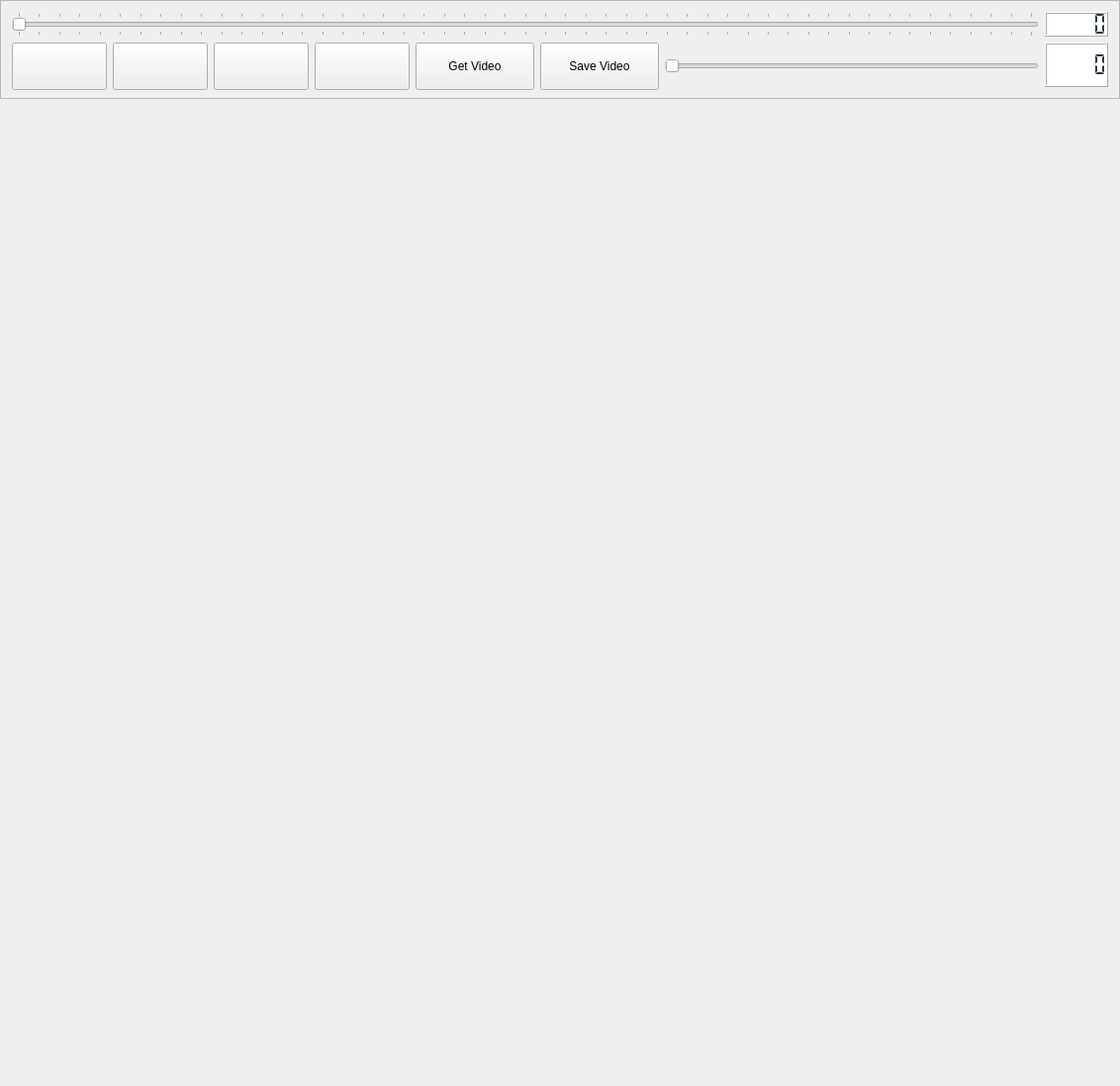
<?xml version="1.0" encoding="UTF-8"?>
<ui version="4.0">
 <class>DisplayVideo</class>
 <widget class="QWidget" name="DisplayVideo">
  <property name="geometry">
   <rect>
    <x>0</x>
    <y>0</y>
    <width>1132</width>
    <height>1098</height>
   </rect>
  </property>
  <property name="minimumSize">
   <size>
    <width>0</width>
    <height>0</height>
   </size>
  </property>
  <property name="windowTitle">
   <string/>
  </property>
  <property name="styleSheet">
   <string notr="true"/>
  </property>
  <layout class="QGridLayout" name="gridLayout_4">
   <property name="leftMargin">
    <number>0</number>
   </property>
   <property name="topMargin">
    <number>0</number>
   </property>
   <property name="rightMargin">
    <number>0</number>
   </property>
   <property name="bottomMargin">
    <number>0</number>
   </property>
   <property name="spacing">
    <number>0</number>
   </property>
   <item row="0" column="0">
    <widget class="QFrame" name="framePlayerControls">
     <property name="maximumSize">
      <size>
       <width>16777215</width>
       <height>100</height>
      </size>
     </property>
     <property name="styleSheet">
      <string notr="true">/*QFrame{
     background:rgb(249,247,248);
border: 0px;
}
QSlider::handle:horizontal {
  	background-color: rgb(0, 95, 135);		
    border: 0px outset #8f8f91;
	border-radius:0px;
    width: 30px;
    height: 48px;
    margin: -30px -30px;
}
*/</string>
     </property>
     <property name="frameShape">
      <enum>QFrame::StyledPanel</enum>
     </property>
     <property name="frameShadow">
      <enum>QFrame::Sunken</enum>
     </property>
     <layout class="QGridLayout" name="gridLayout_3">
      <item row="0" column="0" colspan="7">
       <layout class="QGridLayout" name="gridLayout">
        <item row="0" column="0">
         <widget class="QSlider" name="horizontalSliderCurrentVideoFrame">
          <property name="sizePolicy">
           <sizepolicy hsizetype="Expanding" vsizetype="Fixed">
            <horstretch>0</horstretch>
            <verstretch>0</verstretch>
           </sizepolicy>
          </property>
          <property name="minimumSize">
           <size>
            <width>0</width>
            <height>0</height>
           </size>
          </property>
          <property name="toolTip">
           <string>Current Video Frame Number</string>
          </property>
          <property name="styleSheet">
           <string notr="true">/*QSlider {
    height: 48px;
   	background-color:rgb(249,247,248);	
}

QSlider::groove:horizontal {
    border: 1px solid rgb(0, 0, 0);
    height: 5px;
    background-color: rgb(64, 77, 83 );
}


QSlider::handle:horizontal {
  	background-color: rgb(0, 95, 135);		
    width: 30px;
    height: 48px;
   margin: -20px -0px;
}*/
</string>
          </property>
          <property name="maximum">
           <number>100</number>
          </property>
          <property name="pageStep">
           <number>1</number>
          </property>
          <property name="sliderPosition">
           <number>0</number>
          </property>
          <property name="tracking">
           <bool>true</bool>
          </property>
          <property name="orientation">
           <enum>Qt::Horizontal</enum>
          </property>
          <property name="invertedAppearance">
           <bool>false</bool>
          </property>
          <property name="invertedControls">
           <bool>false</bool>
          </property>
          <property name="tickPosition">
           <enum>QSlider::TicksBothSides</enum>
          </property>
          <property name="tickInterval">
           <number>2</number>
          </property>
         </widget>
        </item>
        <item row="0" column="1">
         <widget class="QLCDNumber" name="lcdNumberCurrentVideoFrameNumber">
          <property name="font">
           <font>
            <pointsize>8</pointsize>
           </font>
          </property>
          <property name="styleSheet">
           <string notr="true">QLCDNumber{
     color:rgb(39,51,66);
     background:rgb(255,255,255);
}</string>
          </property>
          <property name="segmentStyle">
           <enum>QLCDNumber::Flat</enum>
          </property>
         </widget>
        </item>
       </layout>
      </item>
      <item row="1" column="0">
       <widget class="QPushButton" name="pushButtonStop">
        <property name="sizePolicy">
         <sizepolicy hsizetype="Expanding" vsizetype="Fixed">
          <horstretch>0</horstretch>
          <verstretch>0</verstretch>
         </sizepolicy>
        </property>
        <property name="minimumSize">
         <size>
          <width>0</width>
          <height>48</height>
         </size>
        </property>
        <property name="maximumSize">
         <size>
          <width>96</width>
          <height>48</height>
         </size>
        </property>
        <property name="toolTip">
         <string>Stop Video</string>
        </property>
        <property name="styleSheet">
         <string notr="true">/*QPushButton{
    background-color: rgb(64, 77, 83 );
   color: rgb(255, 255, 255 );
   
   font-size: 16px;
   font-weight: bold;
   font-family: Siemens Sans;
  border: none;
}
QPushButton:pressed {
      border: 2px solid rgb(148,182, 231 ); 
 }
*/

</string>
        </property>
        <property name="text">
         <string/>
        </property>
        <property name="iconSize">
         <size>
          <width>32</width>
          <height>32</height>
         </size>
        </property>
       </widget>
      </item>
      <item row="1" column="1">
       <widget class="QPushButton" name="pushButtonBackward">
        <property name="sizePolicy">
         <sizepolicy hsizetype="Expanding" vsizetype="Fixed">
          <horstretch>0</horstretch>
          <verstretch>0</verstretch>
         </sizepolicy>
        </property>
        <property name="minimumSize">
         <size>
          <width>0</width>
          <height>48</height>
         </size>
        </property>
        <property name="maximumSize">
         <size>
          <width>96</width>
          <height>48</height>
         </size>
        </property>
        <property name="toolTip">
         <string>Skip Backward</string>
        </property>
        <property name="styleSheet">
         <string notr="true">/*QPushButton{
    background-color: rgb(64, 77, 83 );
   color: rgb(255, 255, 255 );
  
   font-size: 16px;
   font-weight: bold;
   font-family: Siemens Sans;
  border: none;
}
QPushButton:pressed {
      border: 2px solid rgb(148,182, 231 ); 
 }
*/
</string>
        </property>
        <property name="text">
         <string/>
        </property>
        <property name="iconSize">
         <size>
          <width>32</width>
          <height>32</height>
         </size>
        </property>
       </widget>
      </item>
      <item row="1" column="2">
       <widget class="QPushButton" name="pushButtonStart">
        <property name="sizePolicy">
         <sizepolicy hsizetype="Expanding" vsizetype="Fixed">
          <horstretch>0</horstretch>
          <verstretch>0</verstretch>
         </sizepolicy>
        </property>
        <property name="minimumSize">
         <size>
          <width>0</width>
          <height>48</height>
         </size>
        </property>
        <property name="maximumSize">
         <size>
          <width>96</width>
          <height>48</height>
         </size>
        </property>
        <property name="toolTip">
         <string>Play Video</string>
        </property>
        <property name="autoFillBackground">
         <bool>false</bool>
        </property>
        <property name="styleSheet">
         <string notr="true">/*QPushButton{
    background-color: rgb(64, 77, 83 );
   color: rgb(255, 255, 255 );
   
   font-size: 16px;
   font-weight: bold;
   font-family: Siemens Sans;
  border: none;
}
QPushButton:pressed {
      border: 2px solid rgb(148,182, 231 ); 
 }
*/
</string>
        </property>
        <property name="text">
         <string/>
        </property>
        <property name="iconSize">
         <size>
          <width>32</width>
          <height>32</height>
         </size>
        </property>
       </widget>
      </item>
      <item row="1" column="3">
       <widget class="QPushButton" name="pushButtonForward">
        <property name="sizePolicy">
         <sizepolicy hsizetype="Expanding" vsizetype="Fixed">
          <horstretch>0</horstretch>
          <verstretch>0</verstretch>
         </sizepolicy>
        </property>
        <property name="minimumSize">
         <size>
          <width>0</width>
          <height>48</height>
         </size>
        </property>
        <property name="maximumSize">
         <size>
          <width>96</width>
          <height>48</height>
         </size>
        </property>
        <property name="toolTip">
         <string>Skip Foreward</string>
        </property>
        <property name="styleSheet">
         <string notr="true">/*QPushButton{
    background-color: rgb(64, 77, 83 );
   color: rgb(255, 255, 255 );
   
   font-size: 16px;
   font-weight: bold;
   font-family: Siemens Sans;
  border: none;
}
QPushButton:pressed {
      border: 2px solid rgb(148,182, 231 ); 
 }
*/
</string>
        </property>
        <property name="text">
         <string/>
        </property>
        <property name="iconSize">
         <size>
          <width>32</width>
          <height>32</height>
         </size>
        </property>
       </widget>
      </item>
      <item row="1" column="4">
       <widget class="QPushButton" name="pushButtonGetNewVideo">
        <property name="sizePolicy">
         <sizepolicy hsizetype="Expanding" vsizetype="Fixed">
          <horstretch>0</horstretch>
          <verstretch>0</verstretch>
         </sizepolicy>
        </property>
        <property name="minimumSize">
         <size>
          <width>120</width>
          <height>48</height>
         </size>
        </property>
        <property name="maximumSize">
         <size>
          <width>120</width>
          <height>48</height>
         </size>
        </property>
        <property name="toolTip">
         <string>Skip Foreward</string>
        </property>
        <property name="styleSheet">
         <string notr="true">/*QPushButton{
    background-color: rgb(64, 77, 83 );
   color: rgb(255, 255, 255 );
   
   font-size: 16px;
   font-weight: bold;
   font-family: Siemens Sans;
  border: none;
}
QPushButton:pressed {
      border: 2px solid rgb(148,182, 231 ); 
 }
*/
</string>
        </property>
        <property name="text">
         <string>Get Video</string>
        </property>
        <property name="iconSize">
         <size>
          <width>32</width>
          <height>32</height>
         </size>
        </property>
       </widget>
      </item>
      <item row="1" column="5">
       <widget class="QPushButton" name="pushButtonSaveVideo">
        <property name="sizePolicy">
         <sizepolicy hsizetype="Expanding" vsizetype="Fixed">
          <horstretch>0</horstretch>
          <verstretch>0</verstretch>
         </sizepolicy>
        </property>
        <property name="minimumSize">
         <size>
          <width>120</width>
          <height>48</height>
         </size>
        </property>
        <property name="maximumSize">
         <size>
          <width>120</width>
          <height>48</height>
         </size>
        </property>
        <property name="toolTip">
         <string>Skip Foreward</string>
        </property>
        <property name="styleSheet">
         <string notr="true">/*QPushButton{
    background-color: rgb(64, 77, 83 );
   color: rgb(255, 255, 255 );
   
   font-size: 16px;
   font-weight: bold;
   font-family: Siemens Sans;
  border: none;
}
QPushButton:pressed {
      border: 2px solid rgb(148,182, 231 ); 
 }
*/
</string>
        </property>
        <property name="text">
         <string>Save Video</string>
        </property>
        <property name="iconSize">
         <size>
          <width>32</width>
          <height>32</height>
         </size>
        </property>
       </widget>
      </item>
      <item row="1" column="6">
       <layout class="QGridLayout" name="gridLayout_2">
        <item row="0" column="0">
         <widget class="QSlider" name="horizontalSliderVideoFrameRate">
          <property name="minimumSize">
           <size>
            <width>0</width>
            <height>48</height>
           </size>
          </property>
          <property name="toolTip">
           <string>Video Frames Per Second</string>
          </property>
          <property name="styleSheet">
           <string notr="true">/*QSlider {
    height: 48px;
   	background-color:rgb(249,247,248);	
}

QSlider::groove:horizontal {
    border: 1px solid rgb(0, 0, 0);
    height: 5px;
    background-color: rgb(64, 77, 83 );
}


QSlider::handle:horizontal {
  	background-color: rgb(0, 95, 135);		
    width: 30px;
    height: 48px;
margin: -20px -0px;
}
*/</string>
          </property>
          <property name="minimum">
           <number>1</number>
          </property>
          <property name="maximum">
           <number>150</number>
          </property>
          <property name="value">
           <number>1</number>
          </property>
          <property name="sliderPosition">
           <number>1</number>
          </property>
          <property name="orientation">
           <enum>Qt::Horizontal</enum>
          </property>
          <property name="tickPosition">
           <enum>QSlider::NoTicks</enum>
          </property>
         </widget>
        </item>
        <item row="0" column="1">
         <widget class="QLCDNumber" name="lcdNumberSetVideoFramesPerSecond">
          <property name="minimumSize">
           <size>
            <width>0</width>
            <height>0</height>
           </size>
          </property>
          <property name="styleSheet">
           <string notr="true">QLCDNumber{
     color:rgb(39,51,66);
     background:rgb(255,255,255);
}</string>
          </property>
          <property name="segmentStyle">
           <enum>QLCDNumber::Flat</enum>
          </property>
         </widget>
        </item>
       </layout>
      </item>
     </layout>
    </widget>
   </item>
   <item row="1" column="0">
    <widget class="QFrame" name="frameliveImage">
     <property name="sizePolicy">
      <sizepolicy hsizetype="Preferred" vsizetype="Preferred">
       <horstretch>0</horstretch>
       <verstretch>0</verstretch>
      </sizepolicy>
     </property>
     <property name="styleSheet">
      <string notr="true"/>
     </property>
     <property name="frameShape">
      <enum>QFrame::NoFrame</enum>
     </property>
     <property name="frameShadow">
      <enum>QFrame::Raised</enum>
     </property>
     <property name="lineWidth">
      <number>0</number>
     </property>
     <layout class="QGridLayout" name="gridLayout_6">
      <property name="leftMargin">
       <number>0</number>
      </property>
      <property name="topMargin">
       <number>0</number>
      </property>
      <property name="rightMargin">
       <number>0</number>
      </property>
      <property name="bottomMargin">
       <number>0</number>
      </property>
      <item row="0" column="0">
       <layout class="QGridLayout" name="gridLayout_5"/>
      </item>
     </layout>
    </widget>
   </item>
  </layout>
 </widget>
 <layoutdefault spacing="6" margin="11"/>
 <resources/>
 <connections/>
</ui>
